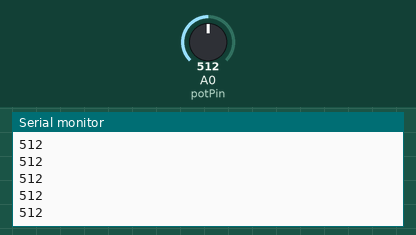
This sketch was run on a simulated Arduino Uno, built with avr-gcc and run on an emulated ATmega328P. Parts: the last lines printed to the serial monitor. Inputs (shaded band) come from the test bench; at power-on: A0 (potPin) = 512.

Above: at 1.2 s.
1.3 s: A0 (potPin) set to 716
At 1.9 s:
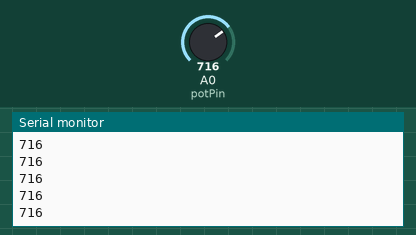
2.8 s: A0 (potPin) set to 900
At 3.4 s:
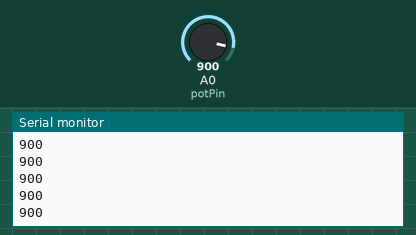
Timing chart, 0 to 5.8 s (numbered marks = the images above; inputs shaded):
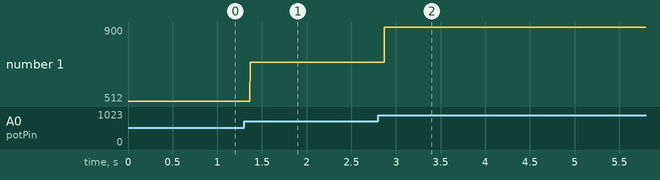

The sketch:

poti_test.ino
```cpp
int potPin = 0;    // select the input pin for the potentiometer
int val = 0;

void setup() {
  Serial.begin(9600);
}

void loop() {
  val = analogRead(potPin);    // read the value from the sensor

  Serial.print(val);
  Serial.print("\n");
}
```

Measured:
- after the input at 1.3 s, the serial monitor: prints a new line after 0.07 s (image 1)
- after the input at 2.8 s, the serial monitor: prints a new line after 0.07 s (image 2)
- plotted number 1: 512 → 716 after the input at 1.3 s, 716 → 900 after the input at 2.8 s
